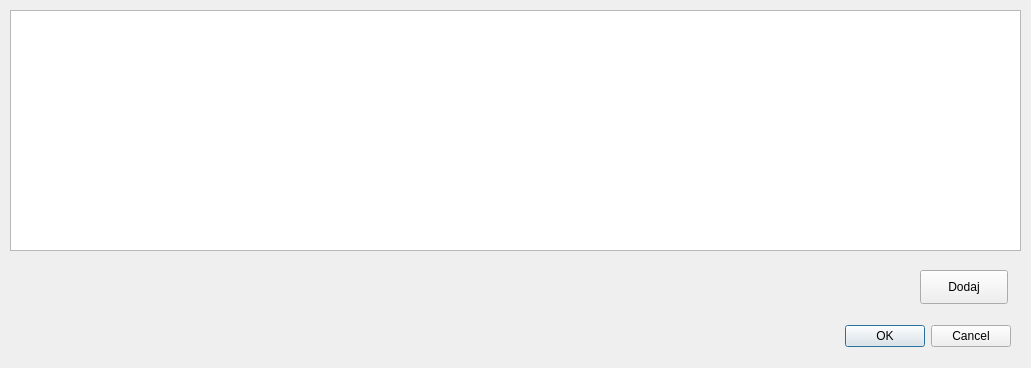
<?xml version="1.0" encoding="UTF-8"?>
<ui version="4.0">
 <class>ProductList</class>
 <widget class="QDialog" name="ProductList">
  <property name="geometry">
   <rect>
    <x>0</x>
    <y>0</y>
    <width>1031</width>
    <height>368</height>
   </rect>
  </property>
  <property name="windowTitle">
   <string>Dialog</string>
  </property>
  <widget class="QDialogButtonBox" name="buttonBox">
   <property name="geometry">
    <rect>
     <x>670</x>
     <y>320</y>
     <width>341</width>
     <height>32</height>
    </rect>
   </property>
   <property name="orientation">
    <enum>Qt::Horizontal</enum>
   </property>
   <property name="standardButtons">
    <set>QDialogButtonBox::Cancel|QDialogButtonBox::Ok</set>
   </property>
  </widget>
  <widget class="QTableView" name="tableView">
   <property name="geometry">
    <rect>
     <x>10</x>
     <y>10</y>
     <width>1011</width>
     <height>241</height>
    </rect>
   </property>
  </widget>
  <widget class="QPushButton" name="addButton">
   <property name="geometry">
    <rect>
     <x>920</x>
     <y>270</y>
     <width>88</width>
     <height>34</height>
    </rect>
   </property>
   <property name="text">
    <string>Dodaj</string>
   </property>
  </widget>
 </widget>
 <resources/>
 <connections>
  <connection>
   <sender>buttonBox</sender>
   <signal>accepted()</signal>
   <receiver>ProductList</receiver>
   <slot>accept()</slot>
   <hints>
    <hint type="sourcelabel">
     <x>248</x>
     <y>254</y>
    </hint>
    <hint type="destinationlabel">
     <x>157</x>
     <y>274</y>
    </hint>
   </hints>
  </connection>
  <connection>
   <sender>buttonBox</sender>
   <signal>rejected()</signal>
   <receiver>ProductList</receiver>
   <slot>reject()</slot>
   <hints>
    <hint type="sourcelabel">
     <x>316</x>
     <y>260</y>
    </hint>
    <hint type="destinationlabel">
     <x>286</x>
     <y>274</y>
    </hint>
   </hints>
  </connection>
 </connections>
</ui>
